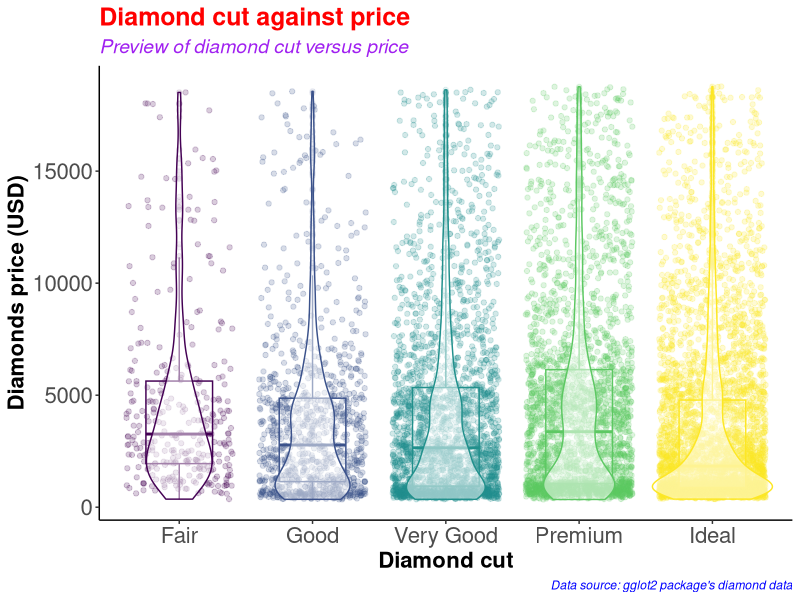
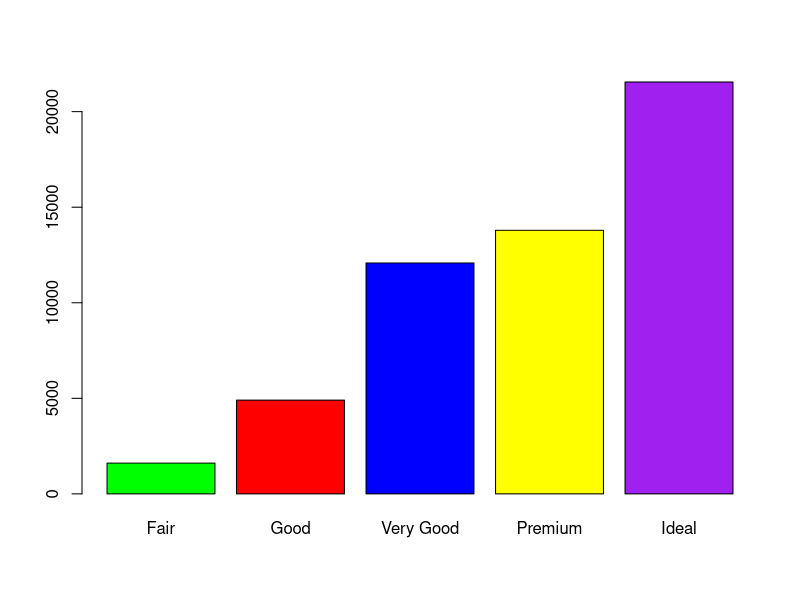
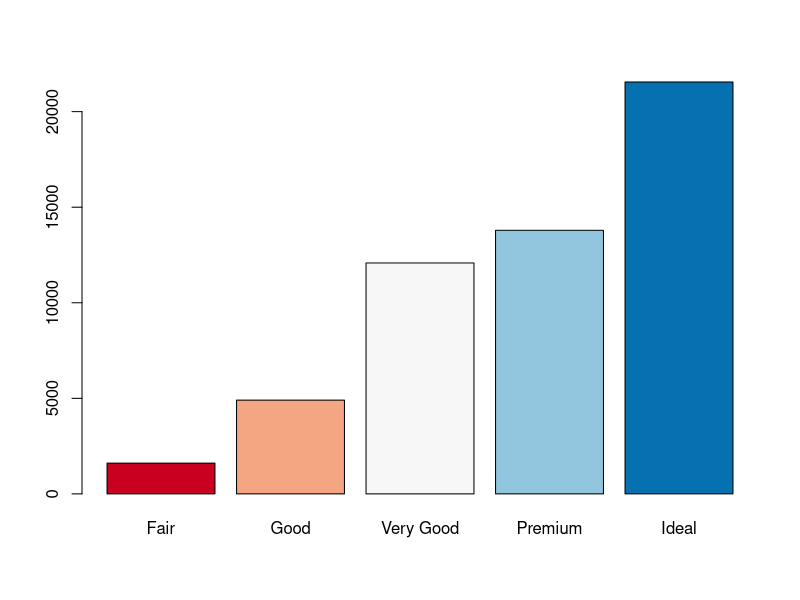
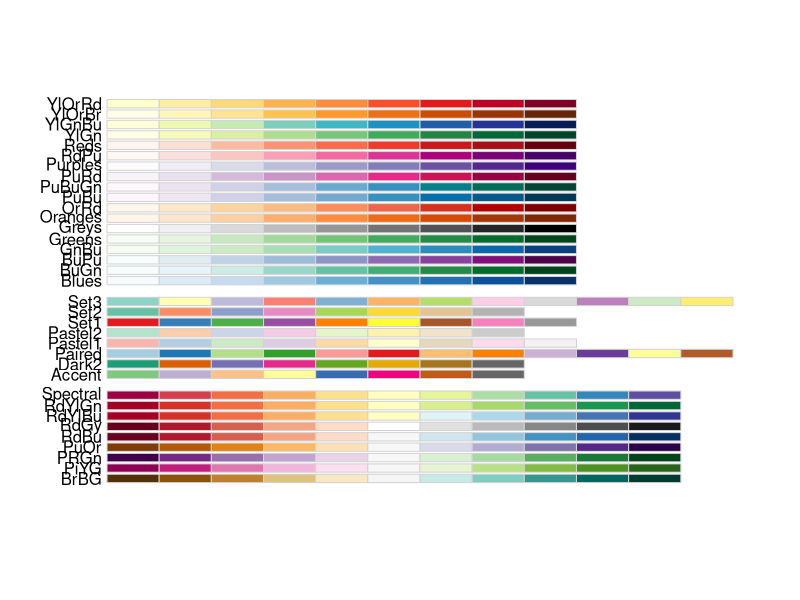
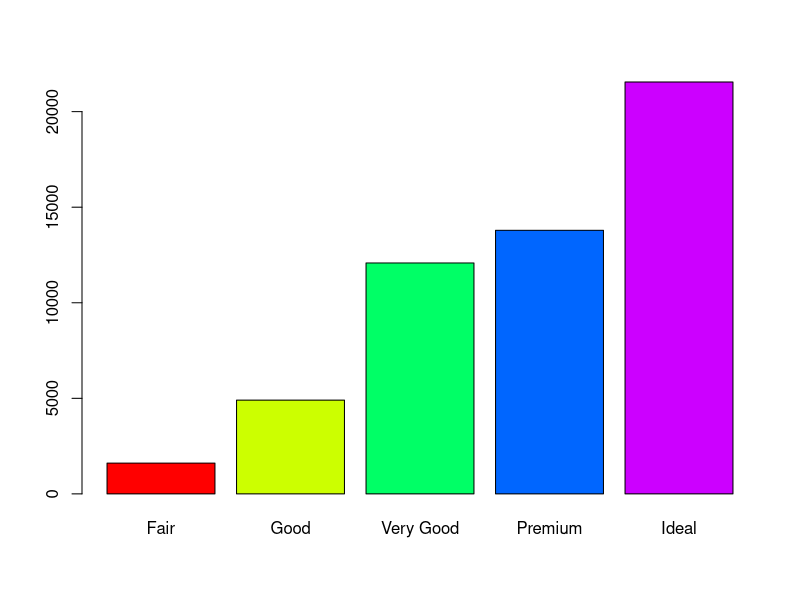
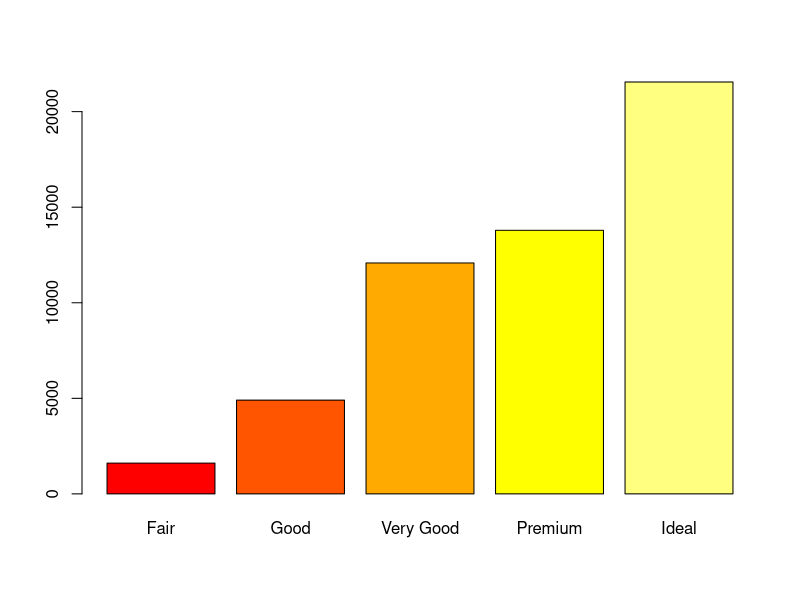
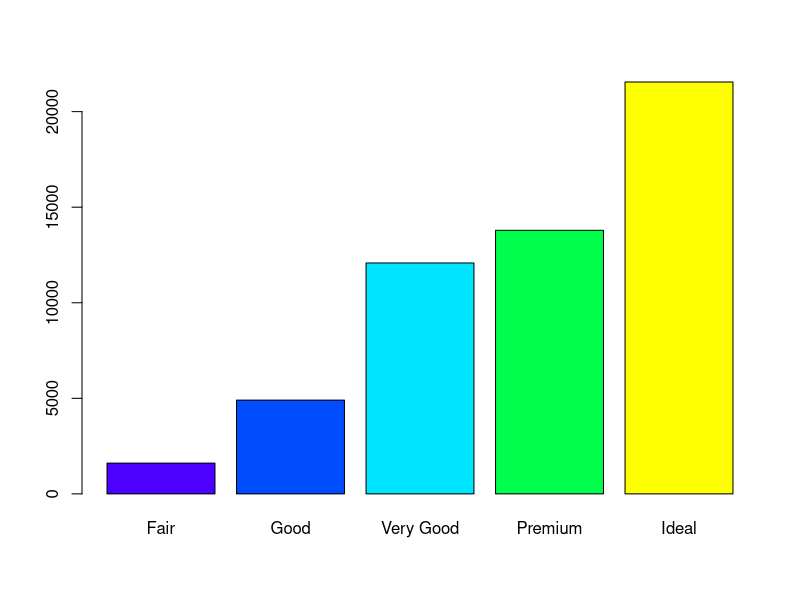
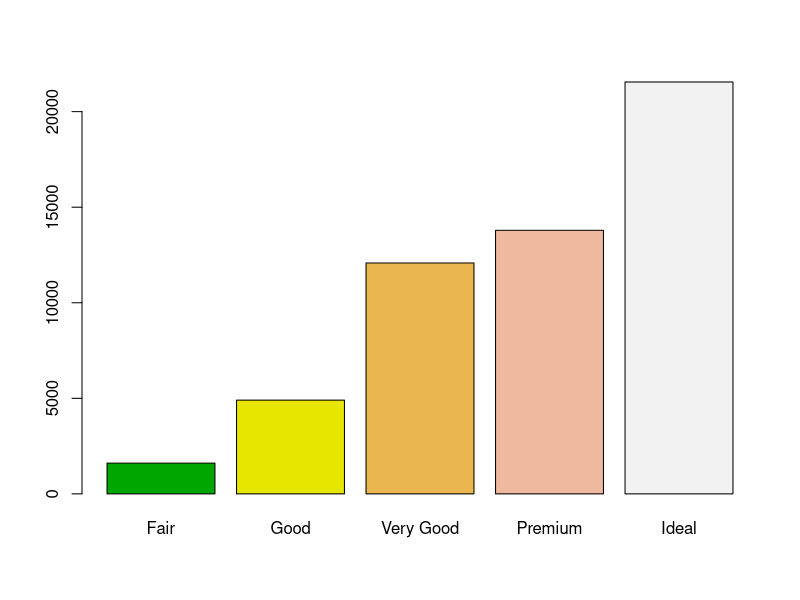

Here is the R script that generated these plots, in order:
#########################################
# Name: Wyclife Agumba Oluoch           #   
# E-mail: wyclifeoluoch@gmail.com       #
# GitHub: https://github.com/Wycology   #
# Task: Boxplot and violin plots in one #
# Date: 4th Jan 2021                    #
# Last edited: 10th Aug 2021            #
#########################################

# Loading the necessary libraries for the project

base::library(tidyverse) # This is for data wrangling and plotting.
base::library(RColorBrewer) # This is for generating color pallets for the plots.

diamonds_df <- diamonds # Saving the diamonds data-set to a new object in R.

utils::head(diamonds) # Checking the variables in the data-set for subsequent analyses
base::nrow(diamonds) # Checking for the number of rows in the data. 53940 observations
base::ncol(diamonds) # Checking the number of variables in the data-set. 10 variables

diamonds_df %>% # Picking the diamonds data, and then
  dplyr::slice_sample(n = 0.2*(nrow(diamonds))) %>% # Picking a portion of the data-set
  ggplot2::ggplot(ggplot2::aes(x = cut, y = price, color = cut)) + # Adding the mapping variables
  ggplot2::geom_point(position = "jitter", alpha = 0.2) + # Adding jitter and alpha
  ggplot2::geom_boxplot(alpha = 0.1, width = 0.5) + # Modifying dimensions of the boxplot 
  ggplot2::geom_violin(alpha = 0.5) + # Adding violin plot on top of the box and jitter
  ggplot2::theme_classic() + # Adding my preferred theme for publication.
  ggplot2::theme(legend.position = "none") + # Removing the legend; it is on the x-axis
  ggplot2::labs(x = "Diamond cut", # Labels the x-axis.
       y = "Diamonds price (USD)", # Labeling the y-axis
       title = "Diamond cut against price", # Setting tibble of the plot
       subtitle = "Preview of diamond cut versus price", # Descriptive title beneath TITLE
       caption = "Data source: gglot2 package's diamond data") +
  ggplot2::theme(axis.text = ggplot2::element_text(size=16), # Size of labels on tick-marks
        axis.title = ggplot2::element_text(size=16,face="bold")) + # Size of axis labels
  ggplot2::theme(plot.title = ggplot2::element_text(color = 'red', size = 18, face = 'bold'),
        plot.subtitle = ggplot2::element_text(color = 'purple', size = 14, face = 'italic'),
        plot.caption = ggplot2::element_text(color = 'blue', face = 'italic'))

diamonds %>% # Picking the diamonds data, and then
  dplyr::filter(cut == 'Very Good') %>% # Picking the very good cut 
  base::nrow() # counting the number of rows with very good cut

diamonds %>% 
  dplyr::select(cut) %>% 
  base::table() %>% 
  graphics::barplot(col = c('green', 'red', 'blue', 'yellow', 'purple'))

# Instead of specifying the colors, we can simply use the color brewer panel 

diamonds %>% 
  select(cut) %>% 
  table() %>% 
  barplot(col = brewer.pal(n = 5, name = "RdBu"))
# To display more brewer colors options to use, run the following function:

display.brewer.all()

# Can also use rainbow colors

diamonds %>% 
  select(cut) %>% 
  table() %>% 
  barplot(col = rainbow(5))

# Can also use heat.colors
diamonds %>% 
  select(cut) %>% 
  table() %>% 
  barplot(col = heat.colors(5))

# Can also use topographic colors

diamonds %>% 
  select(cut) %>% 
  table() %>% 
  barplot(col = topo.colors(5))

# Can also use terrain colors for the plot
diamonds %>% 
  select(cut) %>% 
  table() %>% 
  barplot(col = terrain.colors(5))

# Can also use cm.colors
diamonds %>% 
  select(cut) %>% 
  table() %>% 
  barplot(col = cm.colors(5)) 

# That is awesome. Good for the day.
